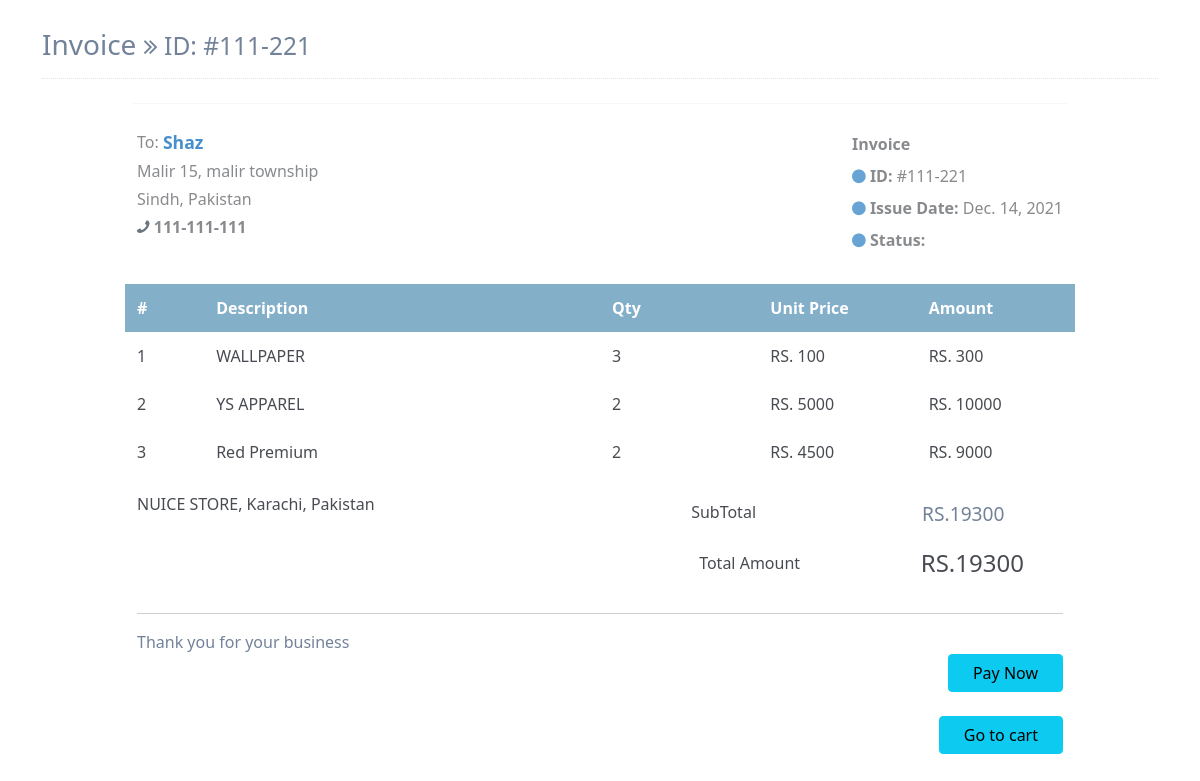
The page /shop/checkout/ on the database as committed earlier.
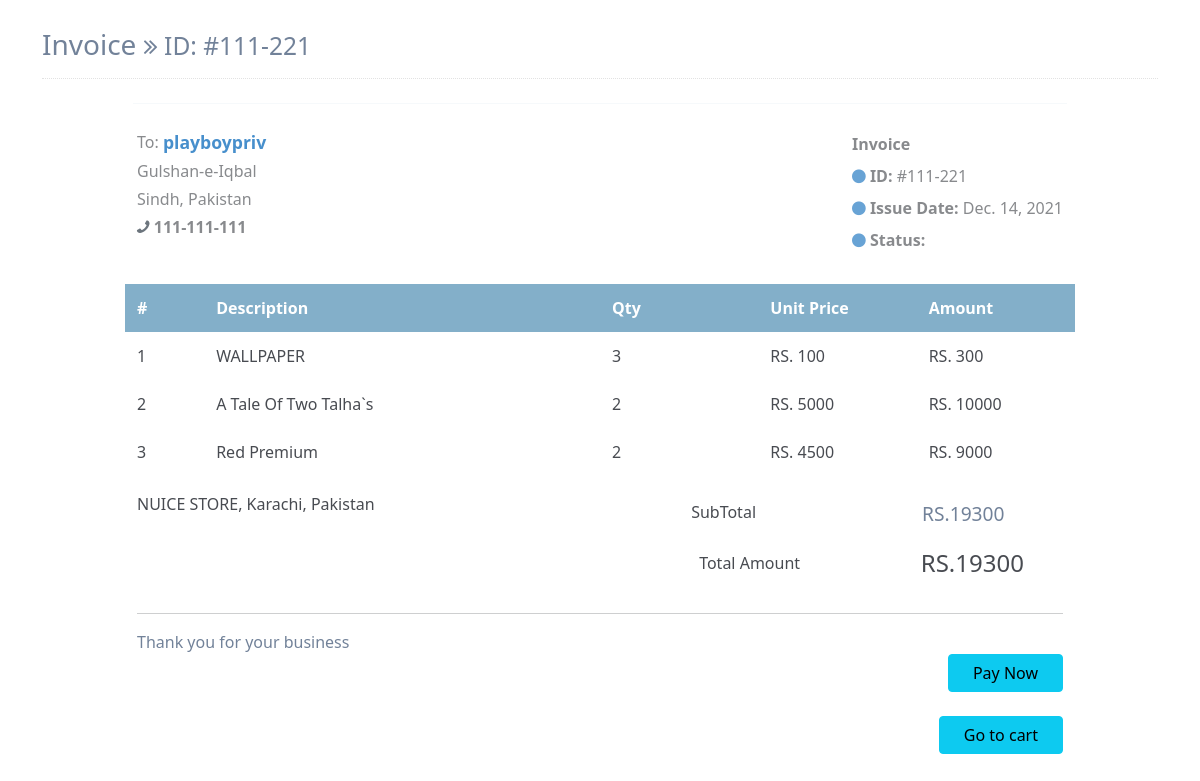
The same page on the database as committed later.
### shop/models.py (models this page shows, shortened)
class Customer(models.Model):
    customer_id = models.AutoField(primary_key=True)
    password = models.CharField(max_length=70, default="")
    name = models.CharField(max_length=40, default="")
    email = models.EmailField(max_length=100)
    address = models.CharField(max_length=100, default="")

class Cart(models.Model):
    cart_id = models.AutoField(primary_key = True)
    product_id = models.ForeignKey(Product, on_delete=models.CASCADE)
    quantity = models.IntegerField(default=0)

class Product(models.Model):
    product_id = models.AutoField(primary_key=True)
    product_name = models.CharField(max_length=50)
    desc = models.CharField(max_length=300)
    category = models.CharField(max_length=50,default="")
    subcategory = models.CharField(max_length=50,default="")
    price = models.IntegerField(default=0)
    image = models.ImageField(upload_to="shop/images",default="")

### shop/views.py (the view)
# urls.py: path("checkout/",views.checkout, name = "Checkout"),
def checkout(request):
    chk = signincheck.objects.get(sid=1)
    chk_inv = Invoice.objects.all()
    if (chk.sign):
        if request.method == "POST":
            print('asd')
        date=datetime.date.today()
        carts = Cart.objects.all()
        total = 0
        signinn = SignIn.objects.all()
        if not bool(chk_inv):
            for i in carts:
                inv = Invoice(customer_id_id = signinn[0].customer_id_id, cart_id_id = i.cart_id, amount = i.quantity * i.product_id.price)
                inv.save()
        for i in carts:
            total = total + i.product_id.price * i.quantity
        invoice = Invoice.objects.all()
        name =signinn[0].customer_id.name
        cust = Customer.objects.get(name=name)
        params ={ 'cart' : carts , 'total' : total, 'cust':cust,'date':date,'invoice' : invoice }
        return render(request,'shop/checkout.html',params)
    else:
        return render(request,'shop/signin.html')

### shop/templatetags/multiply.py (called while the page is built)
@register.simple_tag
def multiply(x,y):
    return x*y

### shop/templates/shop/checkout.html (shortened to what the changed rows need)
{% load multiply %}
{% block css%}
<head>
<link href="https://cdn.jsdelivr.net/npm/bootstrap@5.1.3/dist/css/bootstrap.min.css" rel="stylesheet">
<link href="https://maxcdn.bootstrapcdn.com/font-awesome/4.7.0/css/font-awesome.min.css" rel="stylesheet" />
{% load static %}
<link rel="stylesheet" href="{% static 'checkout.css' %}">
</head>
{% endblock %}
{% block body %}
<body>
    <div class="page-content container">
        <div class="page-header text-blue-d2">
            <h1 class="page-title text-secondary-d1">
                Invoice
                <small class="page-info">
                    <i class="fa fa-angle-double-right text-80"></i>
                    ID: #111-22{{cart.0.cart_id}}
                </small>
            </h1>
        </div>
        <div class="container px-0">
            <div class="row mt-4">
                <div class="col-12 col-lg-10 offset-lg-1">
                    <div class="row">
                        <div class="col-sm-6">
                            <div>
                                <span class="text-sm text-grey-m2 align-middle">To:</span>
                                <span class="text-600 text-110 text-blue align-middle">{{cust.name}}</span>
                            </div>
                            <div class="text-grey-m2">
                                <div class="my-1">
                                    {{cust.address}}
                                </div>
                                <div class="my-1">
                                    Sindh, Pakistan
                                </div>
                                <div class="my-1"><i class="fa fa-phone fa-flip-horizontal text-secondary"></i> <b class="text-600">111-111-111</b></div>
                            </div>
                        </div>
                    </div>
                    <div class="mt-4">
                        {% for cart in cart %}
                        <div class="text-95 text-secondary-d3">
                            <div class="row mb-2 mb-sm-0 py-25">
                                <div class="d-none d-sm-block col-1">{{forloop.counter}}</div>
                                <div class="col-9 col-sm-5">{{cart.product_id.product_name}}</div>
                                <div class="d-none d-sm-block col-2">{{cart.quantity}}</div>
                                <div class="d-none d-sm-block col-2 text-95">RS. {{cart.product_id.price}}</div>
                                <div class="col-2 text-secondary-d2">RS. {% multiply cart.quantity cart.product_id.price %}</div>
                            </div>
                        {% endfor %}
                        </div>
                    </div>
                </div>
            </div>
        </div>
    </div>
</body>
{% endblock %}

Rows that differ between the two databases and show on the page:
no longer on this page (row unchanged): Customer: name "Shaz", address "Malir 15, malir township"
now on this page (row unchanged): Customer: name "playboypriv", address "Gulshan-e-Iqbal"
changed through a linked row, Cart: product_id.product_name "YS APPAREL" → "A Tale Of Two Talha`s"
